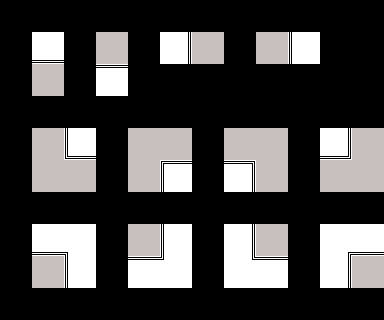

This is a level from a 2D game, rendered from its Tiled map with the project's own tilesets. A one-line summary and the map file follow, with tile-layer data summarised:
An orthogonal 12x10 tile map with 32x32 px tiles, 2 tile layers (input_terrain, output_terrain), 1 hidden layer not drawn.

<map version="1.0" orientation="orthogonal" renderorder="right-down" width="12" height="10" tilewidth="32" tileheight="32" nextobjectid="1">
 <tileset firstgid="1" source="test tileset.tsx" />
 <layer name="regions" width="12" height="10" visible="0">
  <data>[120 cells, 41 non-empty, 7 distinct tile ids]</data>
 </layer>
 <layer name="input_terrain" width="12" height="10">
  <data>[120 cells, 41 non-empty, 7 distinct tile ids]</data>
 </layer>
 <layer name="output_terrain" width="12" height="10">
  <data>[120 cells, 41 non-empty, 14 distinct tile ids]</data>
 </layer>
</map>